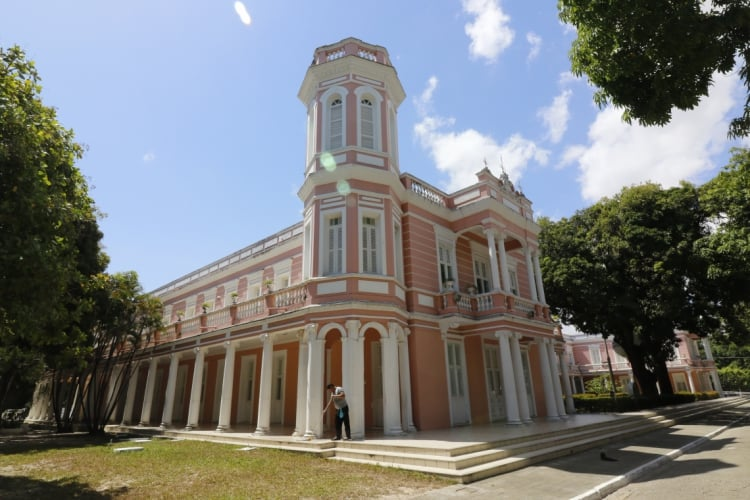
#> input picture Fotos/ufc.jpg, 750 x 500 px
$ python Exercicio2A.py
#> lines starting #> are read from the running program, lines starting #| are printed output that depends on the picture
import cv2 as cv

img = cv.imread('Fotos/ufc.jpg')
#> img is the input picture: shape (500, 750, 3); mean B, G, R 122.6, 123, 120.7
cv.imshow('ufc', img)

#cinza
cinza = cv.cvtColor(img, cv.COLOR_BGR2GRAY)
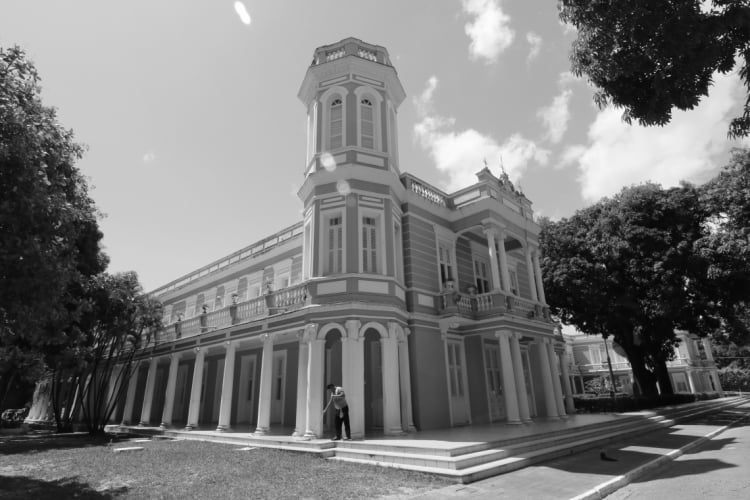
#> cinza: shape (500, 750); min 0, max 255, mean 122.2
cv.imshow('ufccinza', cinza)
#hsv
hsv = cv.cvtColor(img, cv.COLOR_BGR2HSV)
#> hsv: shape (500, 750, 3); mean H, S, V 54.9, 74.5, 139.9
cv.imshow('ufchsv', hsv)
#L*A*B
lab = cv.cvtColor(img, cv.COLOR_BGR2LAB)
#> lab: shape (500, 750, 3); mean of channels 0, 1, 2 127.9, 128.1, 128.9
cv.imshow('ufclab', lab)
#LUV
luv = cv.cvtColor(img, cv.COLOR_BGR2LUV)
#> luv: shape (500, 750, 3); mean of channels 0, 1, 2 127.4, 96.1, 134.2
cv.imshow('ufcluv', luv)

print(img.shape)
#| (500, 750, 3)
print(cinza.shape)
#| (500, 750)
print(hsv.shape)
#| (500, 750, 3)
print(lab.shape)
#| (500, 750, 3)
print(luv.shape)
#| (500, 750, 3)

cv.waitKey(0)
cv.destroyAllWindows()

$ run again, with Fotos/dogs.jpg copied over Fotos/ufc.jpg
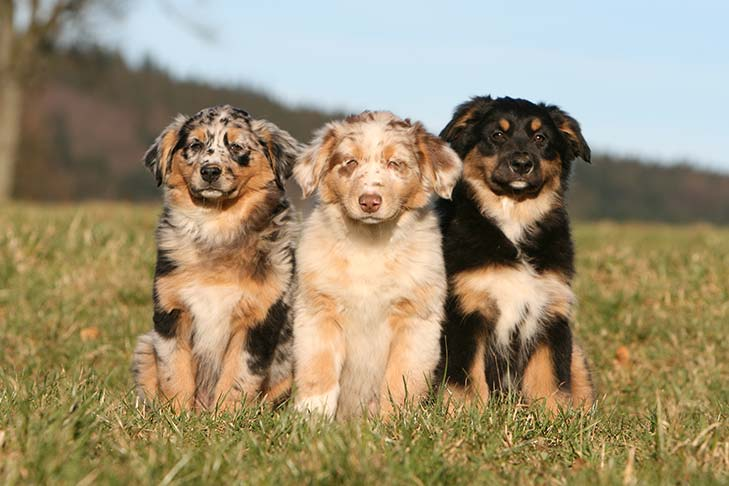
#> input picture Fotos/dogs.jpg, 729 x 486 px
#> img is the input picture: shape (486, 729, 3); mean B, G, R 115.1, 144.1, 157.9
#> `cinza = cv.cvtColor(img, cv.COLOR_BGR2GRAY)`:
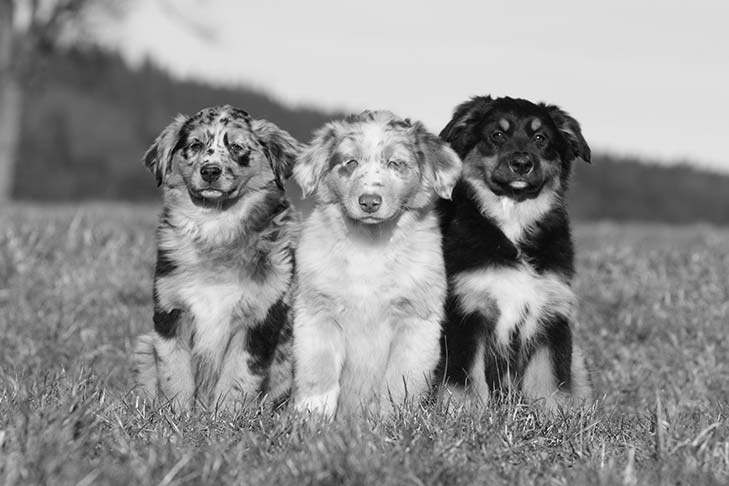
#> cinza: shape (486, 729); min 1, max 250, mean 144.9
#> hsv: shape (486, 729, 3); mean H, S, V 36.5, 97.6, 165.2
#> lab: shape (486, 729, 3); mean of channels 0, 1, 2 152.3, 129.6, 145.9
#> luv: shape (486, 729, 3); mean of channels 0, 1, 2 151.8, 104.5, 155.9
#| (486, 729, 3)
#| (486, 729)
#| (486, 729, 3)
#| (486, 729, 3)
#| (486, 729, 3)

$ run again, with Fotos/flores.jpg copied over Fotos/ufc.jpg
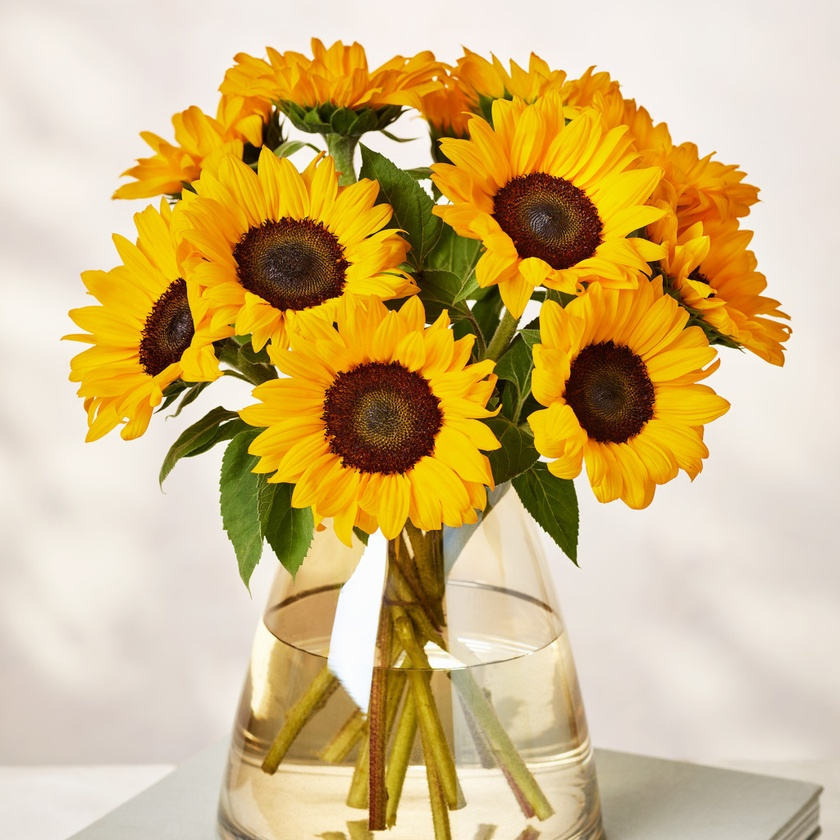
#> input picture Fotos/flores.jpg, 840 x 840 px, shrunk from 1024 x 1024 before the run
#> img is the input picture: shape (840, 840, 3); mean B, G, R 126.9, 183.2, 209.6
#> `cinza = cv.cvtColor(img, cv.COLOR_BGR2GRAY)`:
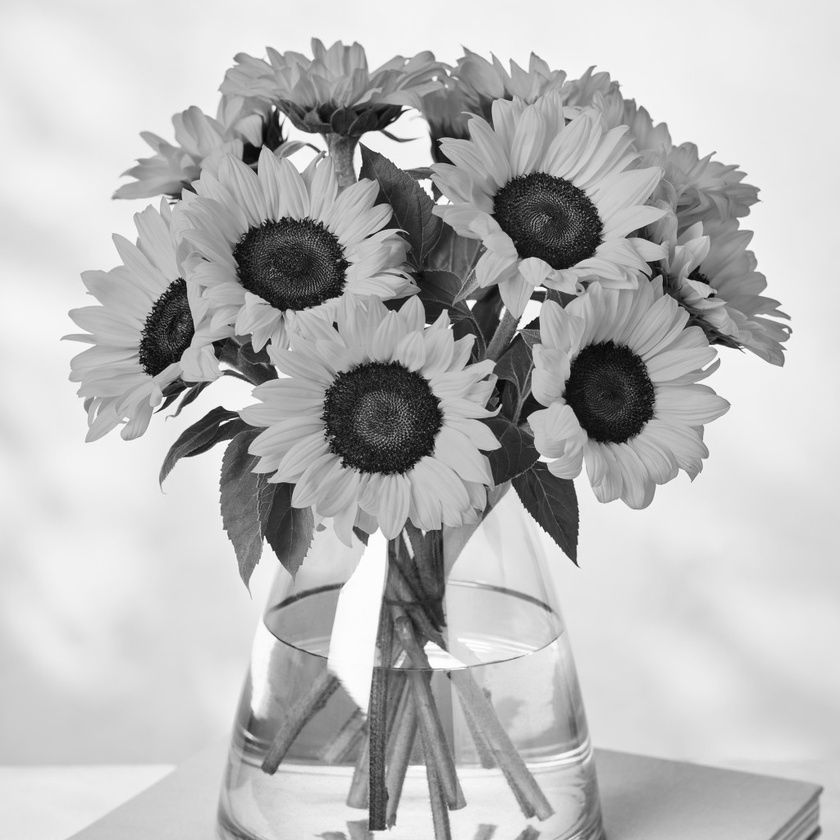
#> cinza: shape (840, 840); min 6, max 255, mean 184.7
#> hsv: shape (840, 840, 3); mean H, S, V 18.8, 112.3, 209.9
#> lab: shape (840, 840, 3); mean of channels 0, 1, 2 192.6, 133.1, 156.7
#> luv: shape (840, 840, 3); mean of channels 0, 1, 2 192.1, 111.5, 164.9
#| (840, 840, 3)
#| (840, 840)
#| (840, 840, 3)
#| (840, 840, 3)
#| (840, 840, 3)

$ run again, with Fotos/garoto.jpg copied over Fotos/ufc.jpg
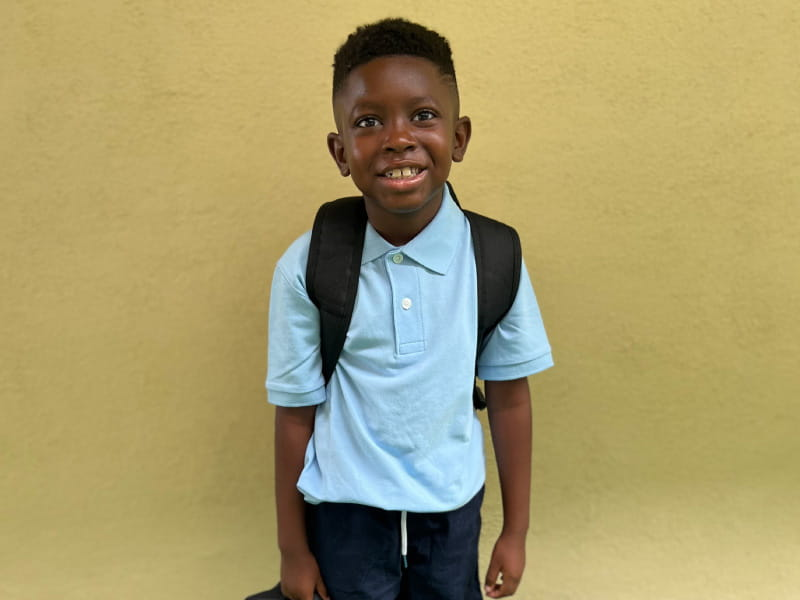
#> input picture Fotos/garoto.jpg, 800 x 600 px
#> img is the input picture: shape (600, 800, 3); mean B, G, R 108.3, 156.3, 167.5
#> `cinza = cv.cvtColor(img, cv.COLOR_BGR2GRAY)`:
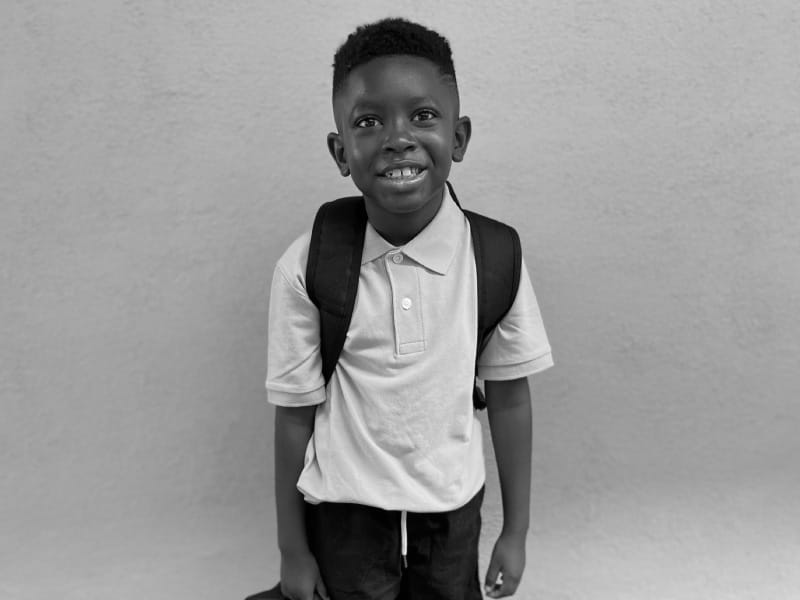
#> cinza: shape (600, 800); min 0, max 254, mean 154.2
#> hsv: shape (600, 800, 3); mean H, S, V 34.5, 111.9, 175.1
#> lab: shape (600, 800, 3); mean of channels 0, 1, 2 163.1, 126, 154.5
#> luv: shape (600, 800, 3); mean of channels 0, 1, 2 162.6, 104.1, 168.4
#| (600, 800, 3)
#| (600, 800)
#| (600, 800, 3)
#| (600, 800, 3)
#| (600, 800, 3)
